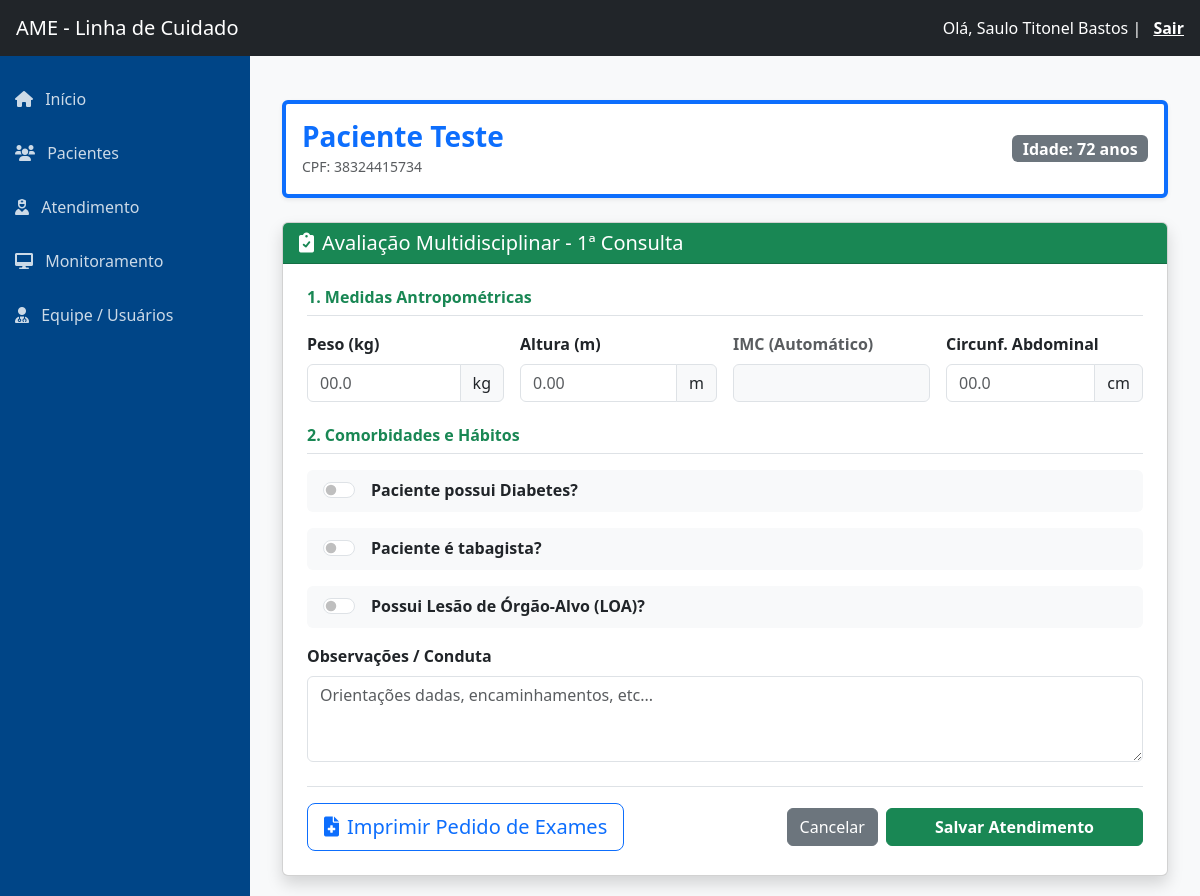
The app's page /atendimento/multi/1/ (signed in) with its own data.
### core/models.py (models this page shows, shortened)
class Usuario(AbstractUser):
    mudar_senha = models.BooleanField(default=False, verbose_name="Forçar Troca de Senha")
    email_verificado = models.BooleanField(default=False, verbose_name="Email Verificado")
    TIPO_PROFISSIONAL_CHOICES = [
        ('MED', 'Médico'),
        ('ENF', 'Enfermeiro'),
        ('NUT', 'Nutricionista'),
        ('FAR', 'Farmacêutico'),
    ]
    TIPO_REGISTRO_CHOICES = [
        ('CRM', 'CRM'),
        ('COREN', 'COREN'),
        ('CRN', 'CRN'),
        ('CRF', 'CRF'),
    ]
    tipo_profissional = models.CharField(
        max_length=3,
        choices=TIPO_PROFISSIONAL_CHOICES,
        null=True,
        blank=True,
        verbose_name="Tipo Profissional"
    )
    tipo_registro = models.CharField(
        max_length=10,
        choices=TIPO_REGISTRO_CHOICES,
        null=True,
        blank=True,
        verbose_name="Conselho (Ex: CRM)"
    )
    registro_profissional = models.CharField(
        max_length=20,
        null=True,
        blank=True,
        verbose_name="Número do Conselho"
    )
    drt = models.CharField(
        max_length=20,
        null=True,
        blank=True,
        verbose_name="DRT / Matrícula"
    )

class Paciente(models.Model):
    SEXO_CHOICES = [('M', 'Masculino'), ('F', 'Feminino')]
    ETNIA_CHOICES = [
        ('Branca', 'Branca'), ('Parda', 'Parda'),
        ('Negra', 'Negra'), ('Indígena', 'Indígena')
    ]
    nome = models.CharField(max_length=100)
    cpf = models.CharField(max_length=14, unique=True)
    sexo = models.CharField(max_length=1, choices=SEXO_CHOICES)
    etnia = models.CharField(max_length=20, choices=ETNIA_CHOICES)
    data_nascimento = models.DateField()
    data_insercao = models.DateField(default=date.today)
    data_alta = models.DateField(null=True, blank=True)
    municipio = models.CharField(max_length=100, default='Caraguatatuba')
    telefone = models.CharField(max_length=20, blank=True)
    ativo = models.BooleanField(default=True)
    siresp = models.CharField(max_length=20, null=True, blank=True, verbose_name="Número CROSS / SIRESP")
    altura_ultima = models.DecimalField(max_digits=4, decimal_places=2, null=True, blank=True)

### core/views.py (the view, shortened to what this page needs)
# urls.py: path('atendimento/multi/<int:paciente_id>/', views.atendimento_multidisciplinar, name='atendimento_multidisciplinar'),
@login_required
def atendimento_multidisciplinar(request, paciente_id):
    paciente = get_object_or_404(Paciente, id=paciente_id)
    idade = calcular_idade(paciente.data_nascimento)
    return render(request, 'atendimento_multidisciplinar.html', {
        'paciente': paciente,
        'idade': idade
    })

### core/views.py (called while the page is built)
def calcular_idade(nascimento):
    hoje = date.today()
    return hoje.year - nascimento.year - ((hoje.month, hoje.day) < (nascimento.month, nascimento.day))

### core/templates/atendimento_multidisciplinar.html (shortened to what this page needs)
{% extends 'base.html' %}
{% block content %}
<div class="container mt-4">
    <div class="card border-primary border-4 shadow-sm mb-4">
        <div class="card-body d-flex justify-content-between align-items-center">
            <div>
                <h3 class="text-primary fw-bold mb-0">{{ paciente.nome }}</h3>
                <small class="text-muted">CPF: {{ paciente.cpf }}</small>
            </div>
            <span class="badge bg-secondary fs-6">Idade: {{ idade }} anos</span>
        </div>
    </div>
    <div class="card shadow">
        <div class="card-header bg-success text-white">
            <h5 class="mb-0"><i class="fas fa-clipboard-check me-2"></i>Avaliação Multidisciplinar - 1ª Consulta</h5>
        </div>
        <div class="card-body p-4">
            <form method="POST">
                <h6 class="text-success border-bottom pb-2 mb-3 fw-bold">1. Medidas Antropométricas</h6>
                <div class="row g-3 mb-4">
                    <div class="col-md-3">
                        <label class="form-label fw-bold">Peso (kg)</label>
                        <div class="input-group">
                            <input type="number" step="0.1" name="peso" id="peso" class="form-control" required placeholder="00.0">
                            <span class="input-group-text">kg</span>
                        </div>
                    </div>
                    <div class="col-md-3">
                        <label class="form-label fw-bold">Altura (m)</label>
                        <div class="input-group">
                            <input type="number" step="0.01" name="altura" id="altura" class="form-control" required placeholder="0.00">
                            <span class="input-group-text">m</span>
                        </div>
                    </div>
                    <div class="col-md-3">
                        <label class="form-label fw-bold text-muted">IMC (Automático)</label>
                        <input type="text" id="displayIMC" class="form-control bg-light fw-bold" readonly tabindex="-1">
                    </div>
                    <div class="col-md-3">
                        <label class="form-label fw-bold">Circunf. Abdominal</label>
                        <div class="input-group">
                            <input type="number" step="0.1" name="circunf" class="form-control" required placeholder="00.0">
                            <span class="input-group-text">cm</span>
                        </div>
                    </div>
                </div>
                <h6 class="text-success border-bottom pb-2 mb-3 fw-bold">2. Comorbidades e Hábitos</h6>
                <div class="card bg-light border-0 mb-3">
                    <div class="card-body py-2">
                        <div class="form-check form-switch">
                            <input class="form-check-input" type="checkbox" name="diabetes" id="checkDiabetes" onchange="toggleDiabetes()">
                            <label class="form-check-label fw-bold ms-2" for="checkDiabetes">Paciente possui Diabetes?</label>
                        </div>
                    </div>
                </div>
                <div class="card bg-light border-0 mb-3">
                    <div class="card-body py-2">
                        <div class="form-check form-switch">
                            <input class="form-check-input" type="checkbox" name="fumante" id="checkFumante" onchange="toggleFumante()">
                            <label class="form-check-label fw-bold ms-2" for="checkFumante">Paciente é tabagista?</label>
                        </div>
                    </div>
                </div>
                <div class="card bg-light border-0 mb-3">
                    <div class="card-body py-2">
                        <div class="form-check form-switch">
                            <input class="form-check-input" type="checkbox" name="tem_loa" id="checkLoa" onchange="toggleLoa()">
                            <label class="form-check-label fw-bold ms-2" for="checkLoa">Possui Lesão de Órgão-Alvo (LOA)?</label>
                        </div>
                    </div>
                </div>
                <div class="mb-4">
                    <label class="form-label fw-bold">Observações / Conduta</label>
                    <textarea name="obs" class="form-control" rows="3" placeholder="Orientações dadas, encaminhamentos, etc..."></textarea>
                </div>
                <div class="d-flex justify-content-between align-items-center mt-4 pt-3 border-top">
                   <a href="{% url 'gerar_pedido_exames' paciente.id %}" target="_blank" class="btn btn-outline-primary btn-lg">
                        <i class="fas fa-file-medical me-2"></i>Imprimir Pedido de Exames
                   </a>
                    <div class="d-flex justify-content-end gap-2">
                        <a href="{% url 'atendimento_hub' %}" class="btn btn-secondary">Cancelar</a>
                        <button type="submit" class="btn btn-success px-5 fw-bold">Salvar Atendimento</button>
                    </div>
                </div>
            </form>
        </div>
    </div>
</div>
{% endblock %}

### core/templates/base.html (shortened to what this page needs)
{% load static %}
<!DOCTYPE html>
<html lang="pt-br">
<head>
    <link href="https://cdn.jsdelivr.net/npm/bootstrap@5.3.0/dist/css/bootstrap.min.css" rel="stylesheet">
    <link href="https://cdnjs.cloudflare.com/ajax/libs/font-awesome/6.0.0/css/all.min.css" rel="stylesheet">
</head>
<body>
    <nav class="navbar navbar-dark bg-dark px-3">
        <a class="navbar-brand" href="#">AME - Linha de Cuidado</a>
        <div class="text-white">
            Olá, {{ user.get_full_name|default:user.username }} |
            <a href="{% url 'logout' %}" class="text-white fw-bold ms-2" style="text-decoration: underline;">Sair</a>
        </div>
    </nav>
    <div class="wrapper">
        <nav class="sidebar">
            <ul class="list-unstyled mt-3">
                <li>
                    <a href="{% url 'index' %}">
                        <i class="fas fa-home me-2"></i> Início
                    </a>
                </li>
                <li>
                    <a href="{% url 'gestao_pacientes' %}">
                        <i class="fas fa-users me-2"></i> Pacientes
                    </a>
                </li>
                <li>
                    <a href="{% url 'atendimento_hub' %}">
                        <i class="fas fa-user-nurse me-2"></i> Atendimento
                    </a>
                </li>
                <li>
                    <a href="{% url 'monitoramento_busca' %}">
                        <i class="fas fa-desktop me-2"></i> Monitoramento
                    </a>
                </li>
                <li>
                    <a href="{% url 'gestao_usuarios' %}">
                        <i class="fas fa-user-md me-2"></i> Equipe / Usuários
                    </a>
                </li>
            </ul>
        </nav>
        <main class="content">
            {% block content %}
            {% endblock %}
        </main>
    </div>
</body>
</html>

### core/templates/base.html (style rules this page uses)
body { min-height: 100vh; display: flex; flex-direction: column; }
.wrapper { display: flex; flex: 1; }
.sidebar { min-width: 250px; background-color: #004587; color: white; min-height: 100vh; }
.sidebar a { color: rgba(255,255,255,0.8); text-decoration: none; padding: 15px; display: block; }
.content { flex: 1; padding: 20px; background-color: #f8f9fa; }

### records on screen
Usuario: get_full_name "Saulo Titonel Bastos"
Paciente: nome "Paciente Teste", cpf "38324415734"

### other values on screen
{{ idade }} "72"
